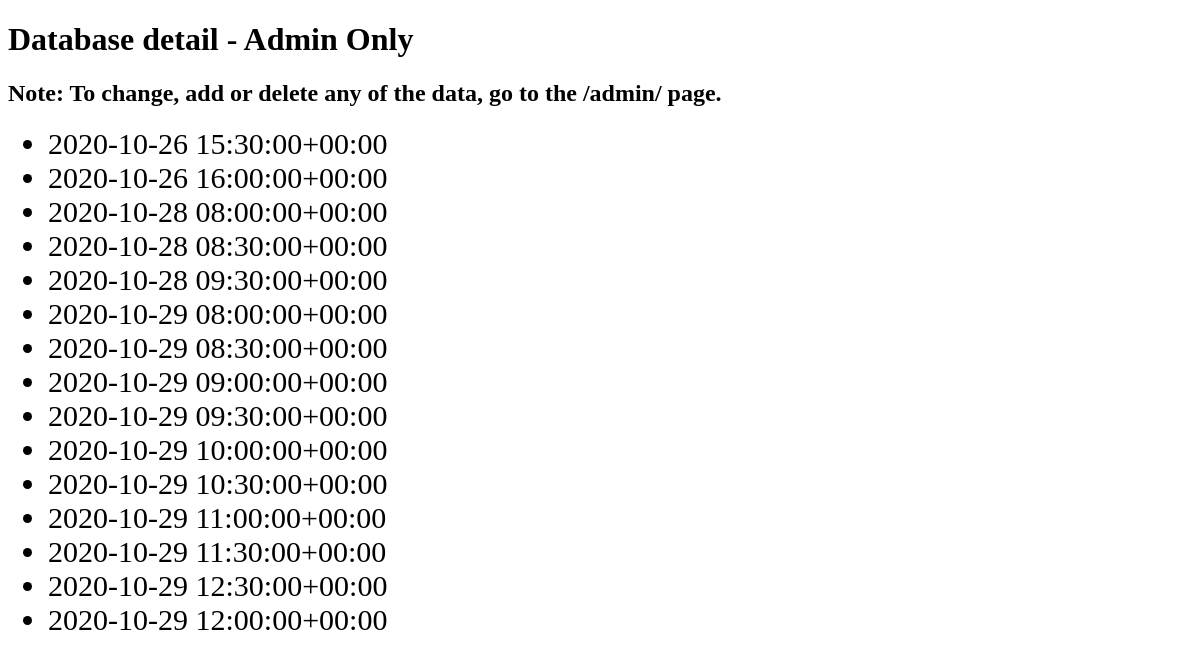
The page /api/detail/ (signed in) on the database as committed earlier.
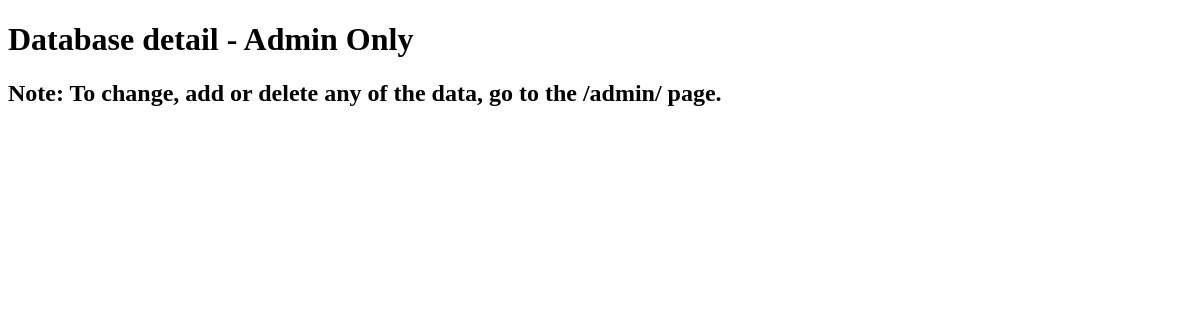
The same page on the database as committed later.
### api/models.py (models this page shows)
class ScheduledDate(models.Model):
    date = models.DateTimeField('scheduled meeting')
    name = models.CharField(max_length=200)
    objects = models.Manager()
    def __str__(self):
        return str(self.date)

### api/views.py (the view)
# urls.py: path('api/detail/', views.api_detail, name='detail'),
@user_passes_test(check_admin)
def api_detail(request):
    return render(request, 'api/detail.html', {'scheduled_meetings': ScheduledDate.objects.all()})

### api/views.py (called while the page is built)
def check_admin(user):
    return user.is_superuser

### api/templates/api/detail.html (shortened to what this page needs)
<!DOCTYPE html>
<html lang="en">
<head>
</head>
<body>
    <h1>Database detail - Admin Only</h1>
    <h2>Note: To change, add or delete any of the data, go to the /admin/ page.</h2>
    {% if scheduled_meetings %}
        <ul>
            {% for meeting in scheduled_meetings %}
                <li>{{ meeting }}</li>
            {% endfor %}
        </ul>
    {% endif %}
</body>
</html>

Rows that differ between the two databases and show on the page:
removed ScheduledDate: date "2020-10-26 15:30:00+00:00"
removed ScheduledDate: date "2020-10-26 16:00:00+00:00"
removed ScheduledDate: date "2020-10-28 08:00:00+00:00"
removed ScheduledDate: date "2020-10-28 08:30:00+00:00"
removed ScheduledDate: date "2020-10-28 09:30:00+00:00"
removed ScheduledDate: date "2020-10-29 08:00:00+00:00"
removed ScheduledDate: date "2020-10-29 08:30:00+00:00"
removed ScheduledDate: date "2020-10-29 09:00:00+00:00"
removed ScheduledDate: date "2020-10-29 09:30:00+00:00"
removed ScheduledDate: date "2020-10-29 10:00:00+00:00"
removed ScheduledDate: date "2020-10-29 10:30:00+00:00"
removed ScheduledDate: date "2020-10-29 11:00:00+00:00"
removed ScheduledDate: date "2020-10-29 11:30:00+00:00"
removed ScheduledDate: date "2020-10-29 12:30:00+00:00"
removed ScheduledDate: date "2020-10-29 12:00:00+00:00"
